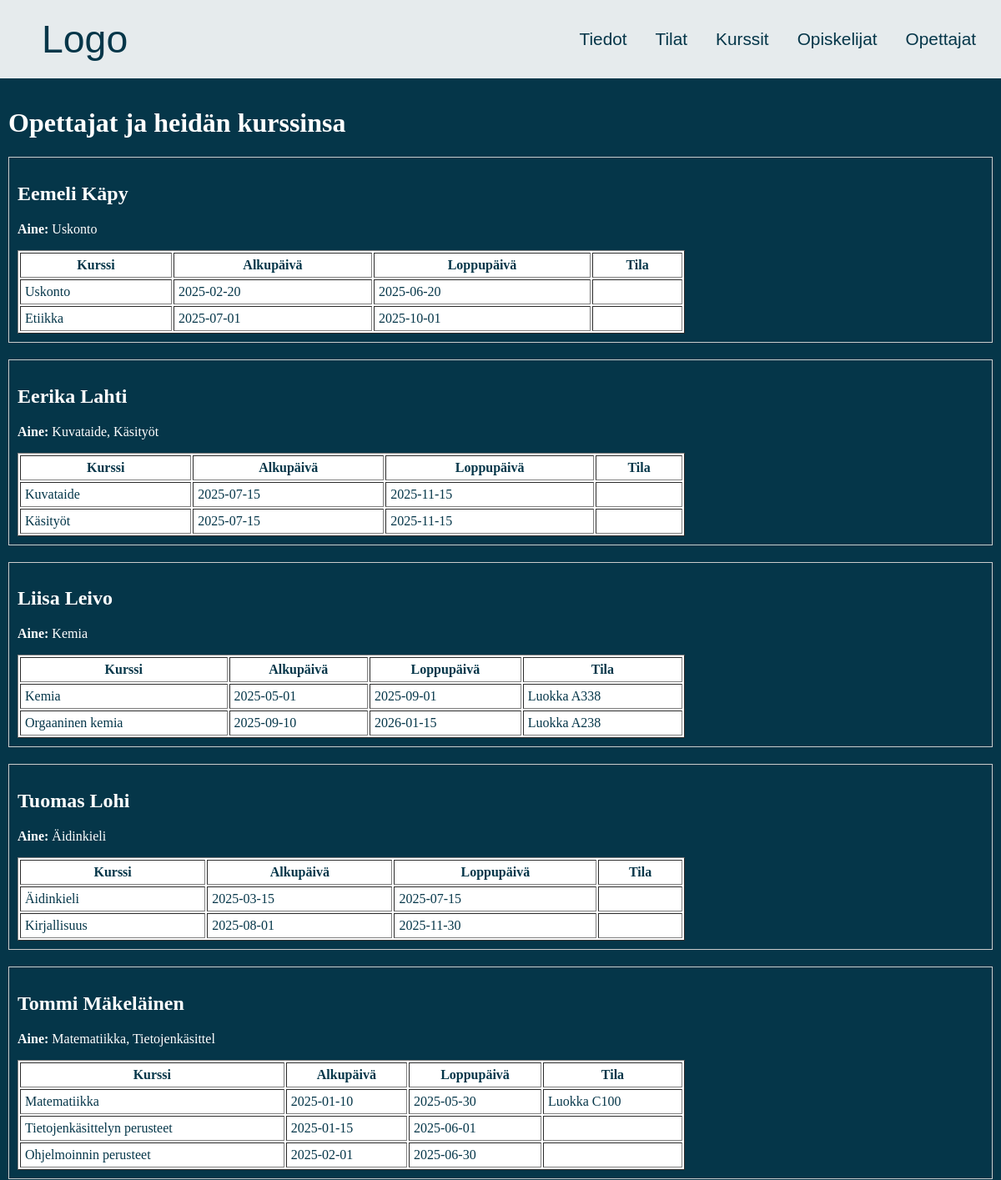
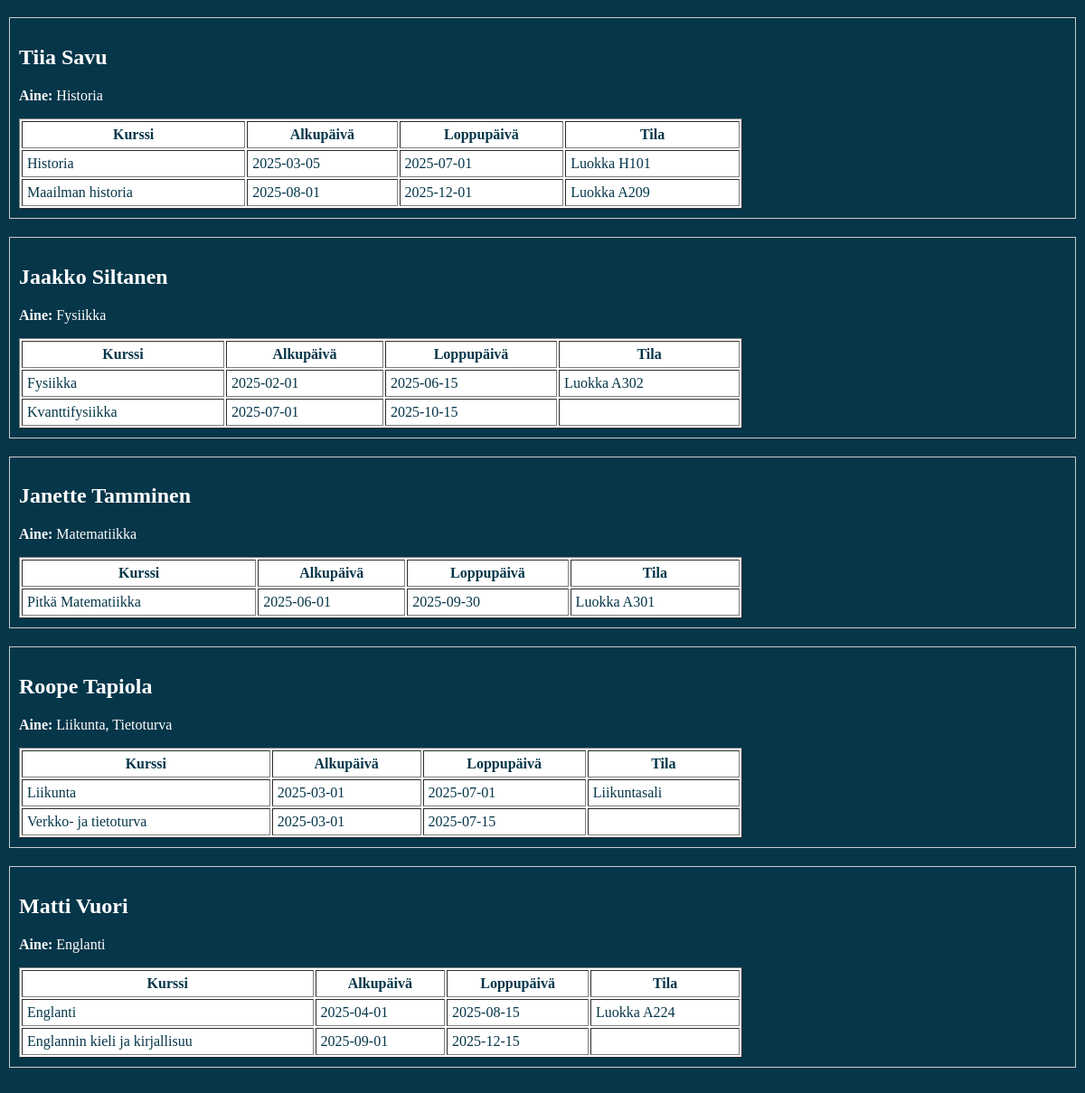
Before: /Koodi/opettajat.php with the older database file (2 pictures, top to bottom).
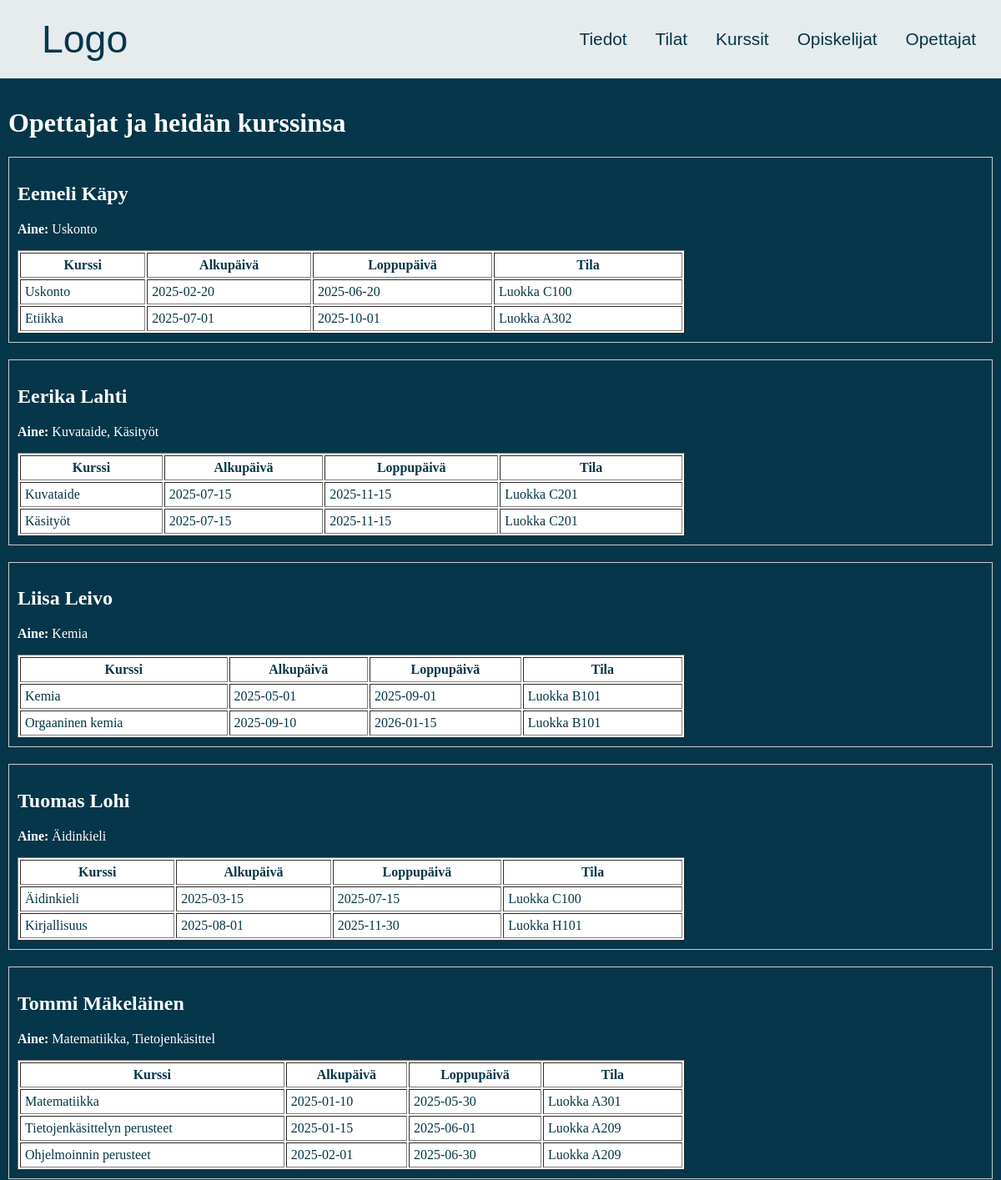
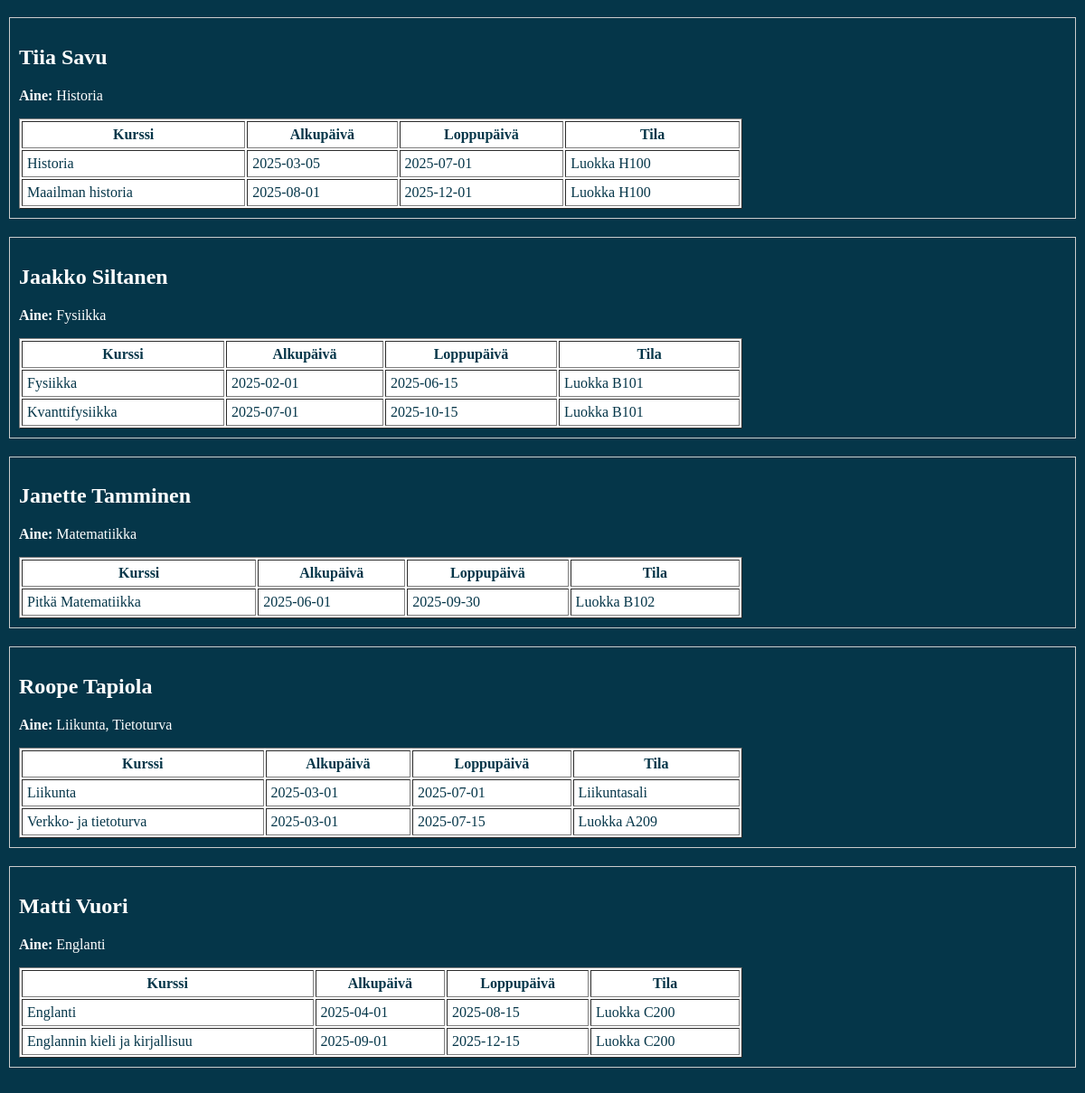
After: the same page with the newer database file (2 pictures, top to bottom).
### tables this page shows
CREATE TABLE `kurssit` (
  `Tunnus` int(11) NOT NULL,
  `Nimi` varchar(30) NOT NULL,
  `Kuvaus` text NOT NULL,
  `Alkupaiva` date NOT NULL,
  `Loppupaiva` date NOT NULL,
  `Opettaja` int(11) NOT NULL,
  `Tila` int(11) NOT NULL
);

CREATE TABLE `tilat` (
  `Tunnus` int(11) NOT NULL,
  `Nimi` varchar(30) NOT NULL,
  `Kapasiteetti` int(11) NOT NULL
);

### Koodi/opettajat.php (the view, shortened to what this page needs)
<?php
include 'yhteys.php';
$sql = "SELECT Tunnusnumero, Etunimi, Sukunimi, Aine FROM opettajat ORDER BY Sukunimi, Etunimi";
$stmt = $yhteys->query($sql);
$opettajat = $stmt->fetchAll(PDO::FETCH_ASSOC);
?>
<!DOCTYPE html>
<html lang="fi">
<head>
    <link rel="stylesheet" href="styles.css">
</head>
<body>
    <div class="header">
        <a href="index.php" class="logo">Logo</a>
        <div class="items">
            <a href="tiedot.php">Tiedot</a>
            <a href="tilat.php">Tilat</a>
            <a href="kurssit.php">Kurssit</a>
            <a href="opiskelijat.php">Opiskelijat</a>
            <a href="opettajat.php">Opettajat</a>
        </div>
    </div>
    <div class="content">
        <h1>Opettajat ja heidän kurssinsa</h1>
        <?php foreach ($opettajat as $opettaja): ?>
            <div class="teacher-box" style="border:1px solid #ccc; padding:10px; margin-bottom:20px;">
                <h2><?= htmlspecialchars($opettaja['Etunimi'] . ' ' . $opettaja['Sukunimi']) ?></h2>
                <p><strong>Aine:</strong> <?= htmlspecialchars($opettaja['Aine']) ?></p>
                <?php
                $sql2 = "SELECT k.Nimi, k.Alkupaiva, k.Loppupaiva, t.Nimi AS tila_nimi
                         FROM kurssit k
                         LEFT JOIN tilat t ON k.Tila = t.Tunnus
                         WHERE k.Opettaja = ?
                         ORDER BY k.Alkupaiva";
                $stmt2 = $yhteys->prepare($sql2);
                $stmt2->execute([$opettaja['Tunnusnumero']]);
                $kurssit = $stmt2->fetchAll(PDO::FETCH_ASSOC);
                ?>
                <?php if (empty($kurssit)): ?>
                    <p>Tällä opettajalla ei ole vielä kursseja.</p>
                <?php else: ?>
                    <table border="1" cellpadding="5" style="width:100%; max-width:800px; margin-top:10px;">
                        <tr>
                            <th>Kurssi</th>
                            <th>Alkupäivä</th>
                            <th>Loppupäivä</th>
                            <th>Tila</th>
                        </tr>
                        <?php foreach ($kurssit as $kurssi): ?>
                        <tr>
                            <td><?= htmlspecialchars($kurssi['Nimi']) ?></td>
                            <td><?= htmlspecialchars($kurssi['Alkupaiva']) ?></td>
                            <td><?= htmlspecialchars($kurssi['Loppupaiva']) ?></td>
                            <td><?= htmlspecialchars($kurssi['tila_nimi']) ?></td>
                        </tr>
                        <?php endforeach; ?>
                    </table>
                <?php endif; ?>
            </div>
        <?php endforeach; ?>
    </div>
</body>
</html>

Changed rows visible on the page:
changed kurssit "Uskonto": Tila.Nimi (not shown) → "Luokka C100"
changed kurssit "Etiikka": Tila.Nimi (not shown) → "Luokka A302"
changed kurssit "Kuvataide": Tila.Nimi (not shown) → "Luokka C201"
changed kurssit "Käsityöt": Tila.Nimi (not shown) → "Luokka C201"
changed kurssit "Kemia": Tila.Nimi "Luokka A338" → "Luokka B101"
changed kurssit "Orgaaninen kemia": Tila.Nimi "Luokka A238" → "Luokka B101"
changed kurssit "Äidinkieli": Tila.Nimi (not shown) → "Luokka C100"
changed kurssit "Kirjallisuus": Tila.Nimi (not shown) → "Luokka H101"
changed kurssit "Matematiikka": Tila.Nimi "Luokka C100" → "Luokka A301"
changed kurssit "Tietojenkäsittelyn perusteet": Tila.Nimi (not shown) → "Luokka A209"
changed kurssit "Ohjelmoinnin perusteet": Tila.Nimi (not shown) → "Luokka A209"
changed kurssit "Historia": Tila.Nimi "Luokka H101" → "Luokka H100"
changed kurssit "Maailman historia": Tila.Nimi "Luokka A209" → "Luokka H100"
changed kurssit "Fysiikka": Tila.Nimi "Luokka A302" → "Luokka B101"
changed kurssit "Kvanttifysiikka": Tila.Nimi (not shown) → "Luokka B101"
changed kurssit "Pitkä Matematiikka": Tila.Nimi "Luokka A301" → "Luokka B102"
changed kurssit "Verkko- ja tietoturva": Tila.Nimi (not shown) → "Luokka A209"
changed kurssit "Englanti": Tila.Nimi "Luokka A224" → "Luokka C200"
changed kurssit "Englannin kieli ja kirjallisuu": Tila.Nimi (not shown) → "Luokka C200"
